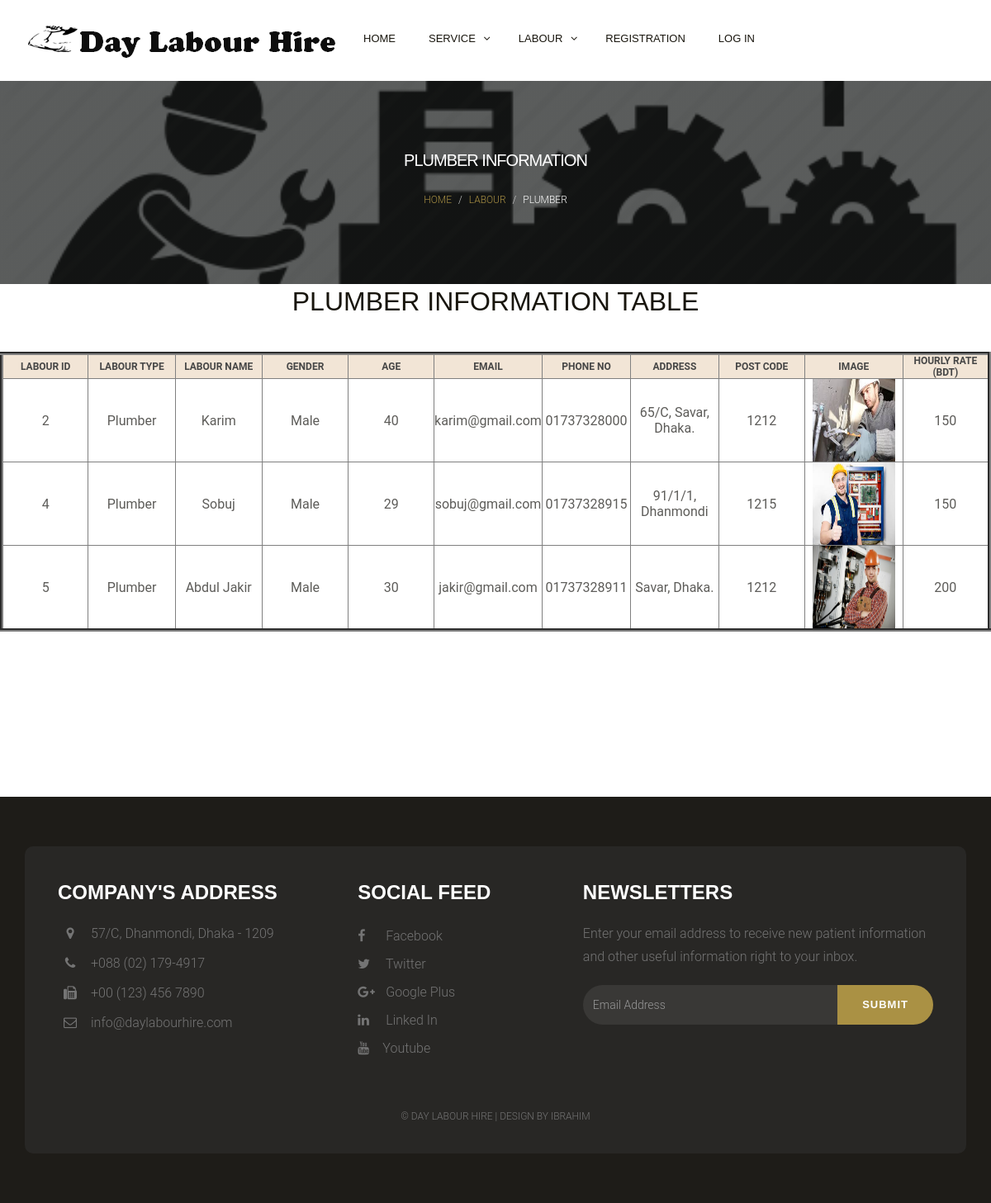
The app's page /plumbers.php with its own data.
### tables this page shows
CREATE TABLE `labour` (
  `lid` int(11) NOT NULL,
  `l_type` varchar(18) NOT NULL,
  `l_name` varchar(30) NOT NULL,
  `gender` varchar(30) NOT NULL,
  `age` int(3) NOT NULL,
  `email` varchar(50) NOT NULL,
  `phone_no` varchar(30) NOT NULL,
  `address` varchar(300) NOT NULL,
  `post_code` varchar(30) NOT NULL,
  `l_image` varchar(500) NOT NULL,
  `hourly_rate` double NOT NULL
);

### plumbers.php (the view, shortened to what this page needs)
<?php
	include_once 'header.php';
?>
<!DOCTYPE html>
<html lang="en">
    <div class="page-header1">
        <div class="container">
            <div class="row">
                <div class="col-lg-12 col-md-12 col-sm-12 col-xs-12">
                    <div class="page-caption">
                        <h2 class="page-title">Plumber Information</h2>
                        <div class="page-breadcrumb">
                            <ol class="breadcrumb">
                                <li><a href="index.php">Home</a></li>
                                <li><a href="alllabour.php">labour</a></li>
                                <li>Plumber</li>
                            </ol>
                        </div>
                    </div>
                </div>
            </div>
        </div>
    </div>
<div class="container">
            <div class="row">
                <div class="col-lg-offset-2 col-lg-8 col-md-offset-2 col-md-8 col-sm-12 col-xs-12">
                    <div class="section-title mb40 text-center">
                        <h1>Plumber Information Table</h1>
                    </div>
                </div>
            </div>
</div>
<?php
$connect=mysqli_connect("localhost","root","","dlh_project");
$query="select * from labour where l_type='Plumber'";
		$result= mysqli_query($connect,$query);
		echo "<center><table border='4' width='100%'>";
			echo "<tr class='control-label1'>";
				echo "<th width='9%'>LABOUR ID</th>";
				echo "<th width='9%'>LABOUR TYPE</th>";
				echo "<th width='9%'>LABOUR NAME</th>";
				echo "<th width='9%'>GENDER</th>";
				echo "<th width='9%'>AGE</th>";
				echo "<th width='9%'>EMAIL</th>";
				echo "<th width='9%'>PHONE NO</th>";
				echo "<th width='9%'>ADDRESS</th>";
				echo "<th width='9%'>POST CODE</th>";
				echo "<th width='10%'>IMAGE</th>";
				echo "<th width='9%'>Hourly RATE (BDT)</th>";
			echo "</tr>";
		if($result){
			while($row= mysqli_fetch_array($result,MYSQLI_ASSOC)){
				$lid=$row["lid"];
				$l_type=$row["l_type"];
				$l_name=$row["l_name"];
				$gender=$row["gender"];
				$age=$row["age"];
				$email=$row["email"];
				$phone_no=$row["phone_no"];
				$address=$row["address"];
				$post_code=$row["post_code"];
				$l_image=$row["l_image"];
				$hourly_rate=$row["hourly_rate"];
				echo "<tr>";
					echo "<td>$lid</td>";
					echo "<td>$l_type</td>";
					echo "<td>$l_name</td>";
					echo "<td>$gender</td>";
					echo "<td>$age</td>";
					echo "<td>$email</td>";
					echo "<td>$phone_no</td>";
					echo "<td>$address</td>";
					echo "<td>$post_code</td>";
					echo "<td class='l_image'><img src='$l_image' style='height:100px; width:100px'/></td>";
					echo "<td>$hourly_rate</td>";
				echo "</tr>";
			}
		}
		echo "</table></center>";
?>
	<div class="space-medium">
	</div>
    <div class="footer">
        <div class="container">
            <div class="footer-block">
                <div class="row">
                    <div class="col-lg-4 col-md-4 col-sm-6 col-xs-12">
                        <div class="footer-widget">
                            <h2 class="widget-title">Company's Address</h2>
                            <ul class="listnone contact">
                                <li><i class="fa fa-map-marker"></i> 57/C, Dhanmondi, Dhaka - 1209 </li>
                                <li><i class="fa fa-phone"></i> +088 (02) 179-4917</li>
                                <li><i class="fa fa-fax"></i> +00 (123) 456 7890</li>
                                <li><i class="fa fa-envelope-o"></i> info@daylabourhire.com</li>
                            </ul>
                        </div>
                    </div>
                    <div class="col-lg-3 col-md-3 col-sm-6 col-xs-12">
                        <div class="footer-widget footer-social">
                            <h2 class="widget-title">Social Feed</h2>
                            <ul class="listnone">
                                <li>
                                    <a href="#"> <i class="fa fa-facebook"></i> Facebook </a>
                                </li>
                                <li><a href="#"><i class="fa fa-twitter"></i> Twitter</a></li>
                                <li><a href="#"><i class="fa fa-google-plus"></i> Google Plus</a></li>
                                <li><a href="#"><i class="fa fa-linkedin"></i> Linked In</a></li>
                                <li>
                                    <a href="#"> <i class="fa fa-youtube"></i>Youtube</a>
                                </li>
                            </ul>
                        </div>
                    </div>
                   <div class="col-lg-5 col-md-5 col-sm-12 col-xs-12">
                        <div class="footer-widget widget-newsletter">
                            <h2 class="widget-title">Newsletters</h2>
                            <p>Enter your email address to receive new patient information and other useful information right to your inbox.</p>
                            <div class="input-group">
                                <input type="text" class="form-control" placeholder="Email Address">
                                <span class="input-group-btn">
                            <button class="btn btn-default" type="button">Submit</button>
                            </span>
                            </div>
                        </div>
                    </div>
                </div>
                <div class="tiny-footer">
                    <div class="row">
                        <div class="col-lg-12 col-md-12 col-sm-12 col-xs-12">
                            <div class="copyright-content">
                                <p>© Day Labour Hire | design by ibrahim</p>
                            </div>
                        </div>
                    </div>
                </div>
            </div>
        </div>
    </div>
</body></html>

### css/style.css (style rules this page uses)
body { font-size: 16px; background-color: grad; color: #5d5c59; font-family: 'Roboto', sans-serif; line-height: 28px; font-weight: 300; }
h1, h2, h3, h4, h5, h6 { margin: 0; padding: 0; margin-bottom: 10px; color: #18150d; font-weight: 400; font-family: 'Montserrat', sans-serif; text-transform: uppercase; -webkit-font-smoothing: antialiased; text-rendering: optimizeLegibility; }
h1 { font-size: 32px; line-height: 42px; }
h2 { font-size: 24px; line-height: 32px; }
p { margin: 0 0 20px; }
p:last-child { margin-bottom: 0px; }
ul, ol { margin: 0; }
a { color: #aa9144; text-decoration: none; -webkit-transition: all 0.3s; -moz-transition: all 0.3s; transition: all 0.3s; }
.listnone { list-style: none; padding: 0px; }
.control-label1 { color: #474747; font-weight: 700; font-size: 12px; text-transform: uppercase; background-color:#F2E5D6 }
.form-control { width: 100%; height: 50px; padding: 6px 12px; font-size: 16px; line-height: 1.42857143; color: #333; background-color: #fff; border: 1px solid #dcd9d3; background-image: none; border-radius: 10px; -webkit-box-shadow: inset 0 0px 0px rgba(255, 255, 255, .075); box-shadow: inset 3px 3px 3px rgba(255, 255, 255, .075); margin-bottom: 15px; }
.btn { display: inline-block; padding: 14px 30px; margin-bottom: 0; font-size: 13px; font-weight: 800; letter-spacing: 1px; line-height: 1.42857143; text-align: center; border: none; text-transform: uppercase; border-radius: 100px;font-family: 'Montserrat', sans-serif; -webkit-font-smoothing: antialiased; text-rendering: optimizeLegibility; }
.btn-default { color: #fff; background-color: #aa9144; }
.space-medium { padding-top: 100px; padding-bottom: 100px; }
.mb40 { margin-bottom: 40px; }
.page-header1 { background: linear-gradient(rgba(36, 39, 38, 0.5), rgba(36, 39, 38, 0.5)), rgba(36, 39, 38, 0.5) url(../images/page-header1.jpg) no-repeat center; background-size: cover; margin: 0; border-bottom: none; padding-bottom: 0px; }
.page-caption { padding: 120px 0px; position: relative; z-index: 1; color: #fff; text-align: center; }
.page-title { color: #fff; font-size: 40px; font-weight: 400; letter-spacing: -1px; }
.page-breadcrumb .breadcrumb { background-color: transparent; margin-bottom: 0px; font-size: 12px; text-transform: uppercase; }
.footer { background-color: #1e1c18; padding-top: 60px; padding-bottom: 60px; }
.footer-block { background-color: #282725;padding: 40px 40px 10px 40px; border-radius: 10px; }
.footer-widget p { color: #747474; }
.footer-widget .widget-title { color: #fff; font-weight: 600; padding-bottom: 20px; margin-bottom: 30px; }
.footer-widget li a { color: #747474; line-height: 34px; }
.footer-social ul li a i { padding-right: 10px; width: 30px; }
.footer .contact li { position: relative; padding-left: 40px; display: block; ' margin-bottom: 8px; padding: 0 0 8px 40px; color: #747474; }
.footer .contact li i { display: block; position: absolute; top: 5px; left: 0; width: 30px; font-size: 16px; text-align: center; }
.widget-newsletter .form-control { height: 48px; color: #eee; background-color: #393836; border: none; box-shadow: none; font-size: 14px; border-radius: 30px 0px 0px 30px; }
.widget-newsletter button { height: 48px; }
.tiny-footer { padding-top: 19px; padding-bottom: 9px; font-size: 12px; color: #56575e; text-align: left; text-transform: uppercase; text-align: center; }
.copyright-content { padding: 12px; color: #747474; }
.widget-title { margin-bottom: 20px; }
@media only screen and (max-width : 1200px) { .footer-widget { margin-bottom: 20px; } }
@media only screen and (max-width : 1200px) { .footer-widget .widget-title { margin-bottom: 0px; } }
@media only screen and (max-width : 1200px) { .page-title { font-size: 20px; } }
@media only screen and (max-width : 1200px) { .page-caption { padding: 80px 0px; } }

### header.php (style rules this page uses)
th,td { text-align:center; }

### records on screen
labour: lid "2", l_type "Plumber", l_name "Karim", gender "Male", age "40", email "karim@gmail.com", phone_no "01737328000", address "65/C, Savar, Dhaka.", post_code "1212", l_image (picture), hourly_rate "150"
labour: lid "4", l_type "Plumber", l_name "Sobuj", gender "Male", age "29", email "sobuj@gmail.com", phone_no "01737328915", address "91/1/1, Dhanmondi", post_code "1215", l_image (picture), hourly_rate "150"
labour: lid "5", l_type "Plumber", l_name "Abdul Jakir", gender "Male", age "30", email "jakir@gmail.com", phone_no "01737328911", address "Savar, Dhaka.", post_code "1212", l_image (picture), hourly_rate "200"
